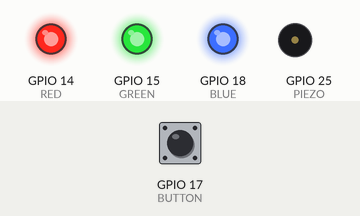
A program run on a simulated Raspberry Pi (BCM pin numbers). On the bench: output pins drawn as LEDs (lit = HIGH), buzzer (waves = sounding). The inputs (shaded band) are chosen by the test bench; at power-on: GPIO 17 (BUTTON) HIGH. What the program prints to the terminal is not drawn.

Above: at 1.2 s.
1.3 s: GPIO 17 (BUTTON) pulled LOW for 0.15 s
At 1.64 s:
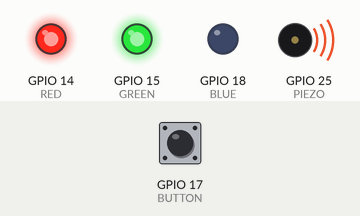
4.3 s: GPIO 17 (BUTTON) pulled LOW for 1 s
At 5.6 s:
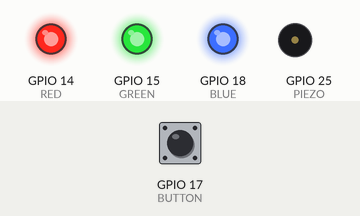
6.8 s: GPIO 17 (BUTTON) pulled LOW for 3.2 s
At 7.3 s:
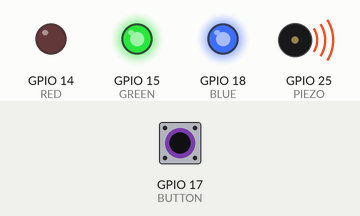
Timing chart, 0 to 17.5 s (numbered marks = the images above; inputs shaded):
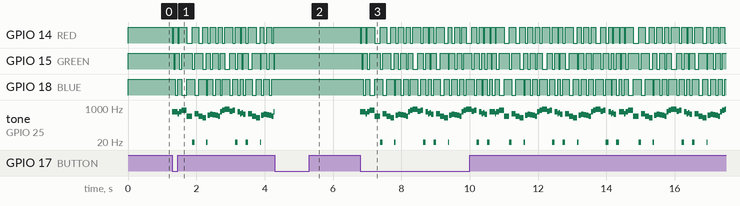

Measured:
- after the input at 1.3 s, tone on GPIO 25 (PIEZO): plays 659 Hz for 0.16 s, 523 Hz for 0.04 s, 659 Hz for 0.08 s, 784 Hz for 0.15 s, 392 Hz for 0.15 s, 1 Hz for 0.08 s … (36 notes in this stretch), starting at once
- after the input at 4.3 s, GPIO 14 (RED), GPIO 18 (BLUE): stops changing and stays HIGH; GPIO 15 (GREEN): goes on until 4.3 s, then stays HIGH
- after the input at 6.8 s, GPIO 14 (RED), GPIO 15 (GREEN): HIGH → LOW at once, then moves between LOW and HIGH, repeating every 3.8 s

The program:

buzzerLed2.py
```python
import RPi.GPIO as GPIO
import time

# ── 핀 정의 ───────────────────────
RED, GREEN, BLUE = 14, 15, 18
BUTTON = 17
PIEZO = 25

GPIO.setmode(GPIO.BCM)
GPIO.setup([RED, GREEN, BLUE], GPIO.OUT, initial=GPIO.HIGH)  # HIGH = 꺼짐
GPIO.setup(PIEZO, GPIO.OUT)
GPIO.setup(BUTTON, GPIO.IN, pull_up_down=GPIO.PUD_UP)

pwm = GPIO.PWM(PIEZO, 440)  # 초기 주파수
COLORS = [RED, GREEN, BLUE]

# ── 주파수 테이블 ─────────────────
FREQS = {
    'C4':262,'Cs4':277,'D4':294,'Ds4':311,'E4':330,'F4':349,'Fs4':370,
    'G4':392,'Gs4':415,'A4':440,'As4':466,'B4':494,
    'C5':523,'Cs5':554,'D5':587,'Ds5':622,'E5':659,'F5':698,'Fs5':740,
    'G5':784,'Gs5':831,'A5':880,'As5':932,'B5':988
}

# ── Super Mario Overworld Theme (1-A 루프) ──
BPM = 200
BEAT = 60 / BPM

MELODY = [
    ('E5',0.125),('E5',0.125),('E5',0.25),
    ('C5',0.125),('E5',0.25),('G5',0.5),
    ('G4',0.5),(None,0.25),

    ('C5',0.375),('G4',0.375),('E4',0.375),(None,0.125),
    ('A4',0.25),('B4',0.25),('As4',0.25),('A4',0.25),
    ('G4',0.1875),('E5',0.1875),('G5',0.25),('A5',0.5),
    ('F5',0.25),('G5',0.25),(None,0.25),

    ('E5',0.25),('C5',0.125),('D5',0.125),('B4',0.25),(None,0.25),
    ('C5',0.375),('G4',0.375),('E4',0.375),(None,0.125),
    ('A4',0.25),('B4',0.25),('As4',0.25),('A4',0.25),
    ('G4',0.1875),('E5',0.1875),('G5',0.25),('A5',0.5),
    ('F5',0.25),('G5',0.25),(None,0.25),

    ('E5',0.25),('C5',0.125),('D5',0.125),('B4',0.25),(None,0.25)
]

# ── LED 제어 함수 ──────────────────
def led_off():
    GPIO.output([RED, GREEN, BLUE], GPIO.HIGH)

# ── 상태 변수 ──────────────────────
playing = False
note_idx = 0
note_end = 0
prev_btn = GPIO.input(BUTTON)

try:
    while True:
        now = time.monotonic()
        curr_btn = GPIO.input(BUTTON)

        # ─ 버튼 눌림 처리 (토글)
        if prev_btn == GPIO.HIGH and curr_btn == GPIO.LOW:
            if not playing:
                print("▶ 재생 시작")
                pwm.start(50)
                playing = True
                note_idx = 0
                note_end = now
            else:
                print("■ 정지")
                playing = False
                pwm.stop()
                led_off()
        prev_btn = curr_btn

        # ─ 멜로디 재생
        if playing and now >= note_end:
            note, length = MELODY[note_idx]
            if note is not None:
                pwm.ChangeFrequency(FREQS[note])
            else:
                pwm.ChangeFrequency(1)  # 무음 처리
            # LED 효과: 빨–초–파 순환
            led_off()
            GPIO.output(COLORS[note_idx % 3], GPIO.LOW)
            note_end = now + length * BEAT
            note_idx = (note_idx + 1) % len(MELODY)

        time.sleep(0.005)

except KeyboardInterrupt:
    print("\n종료합니다.")
    pwm.stop()
    led_off()
    GPIO.cleanup()
```
